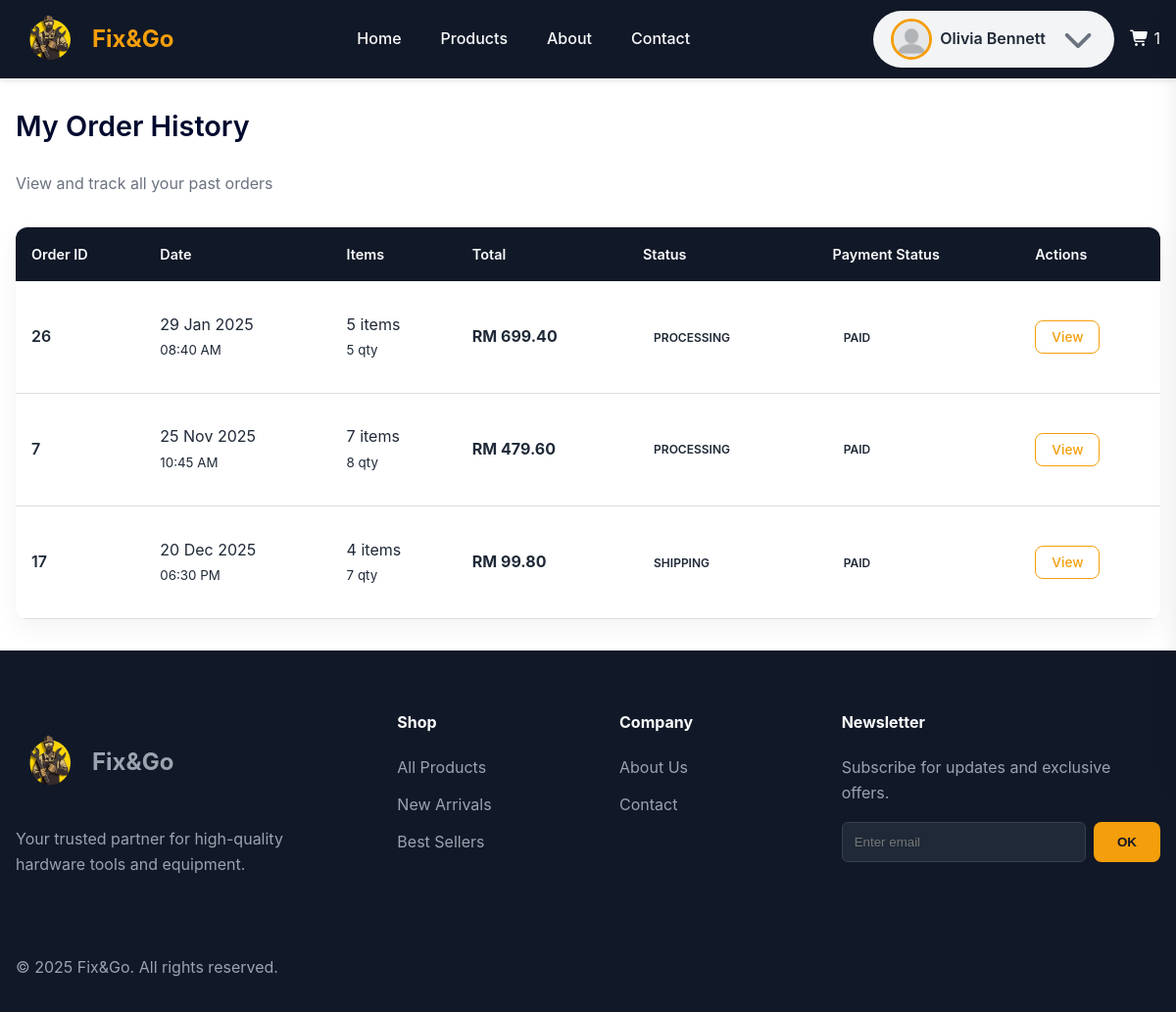
Before: /pages/order/member-order-history.php (signed in) with the older database file.
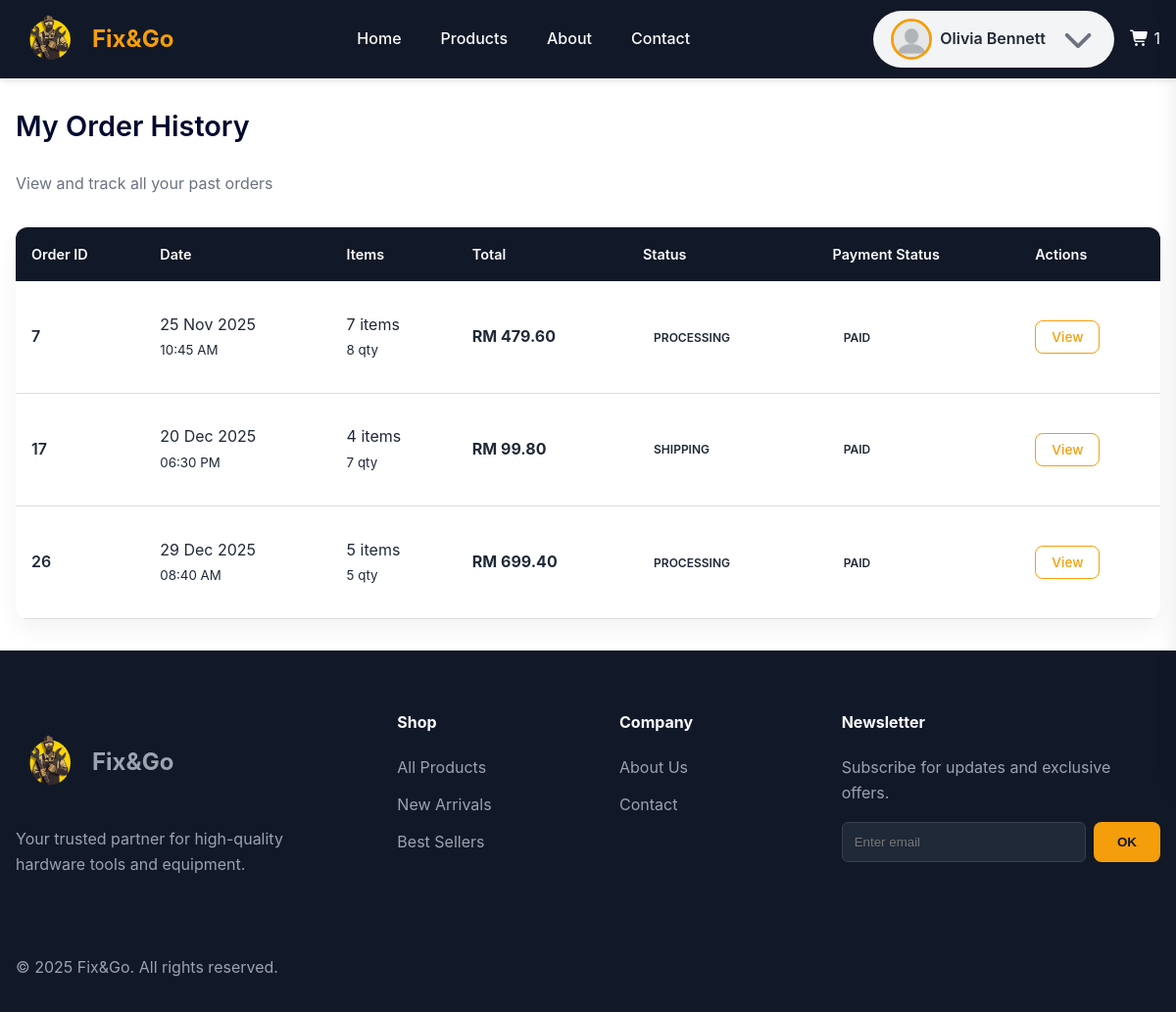
After: the same page with the newer database file.
### tables this page shows
CREATE TABLE `orders` (
  `order_id` int(11) NOT NULL,
  `user_id` varchar(12) DEFAULT NULL,
  `order_at` timestamp NOT NULL DEFAULT current_timestamp(),
  `deliver_at` date DEFAULT NULL,
  `payment_status` enum('Pending','Paid','Failed','Refunded','Redeemed') NOT NULL,
  `status` enum('Pending','Processing','Shipping','Delivered','Cancelled') NOT NULL,
  `total_price` decimal(10,2) NOT NULL,
  `utilize_point` tinyint(1) NOT NULL DEFAULT 0,
  `address_id` int(11) NOT NULL
);

### _base.php (called while the page is built, shortened)
<?php
$rootDir = 'http://' . $_SERVER['HTTP_HOST'];
$pathPrefix = (strpos($_SERVER['SCRIPT_NAME'], '/FixAndGo_Web') === 0) ? '/FixAndGo_Web' : '';
function homePageURL()
{
    global $rootDir;
    $homelink = $rootDir . "/index.php";
    if (temp('USER_ROLE') === 'Member') {
        $homelink = $rootDir . '/pages/member/memberHome.php';
    }
    return $homelink;
}
function temp($key, $value = null)
{
    if ($value !== null) {
        $_SESSION["temp_$key"] = $value;
    } else {
        $value = $_SESSION["temp_$key"] ?? null;
        return $value;
    }
}
$host = 'localhost';
$username = 'root';
$password = '';
$dbname = 'fixandgo_db';
try {
    $_db = new PDO("mysql:host=$host;dbname=$dbname", $username, $password, [
        PDO::ATTR_DEFAULT_FETCH_MODE => PDO::FETCH_OBJ,
        PDO::ATTR_EMULATE_PREPARES   => false,
    ]);
} catch (PDOException $err) {
    die("Connection failed: " . $err->getMessage());
}
function getUserProfilePicture($userId)
{
    global $_db;
    global $pathPrefix;
    $defaultPath = $pathPrefix . "/images/profile/default_profile_picture.webp";
    try {
        $stmt = $_db->prepare("SELECT file_path FROM profilepicture WHERE user_id = ?");
        $stmt->execute([$userId]);
        $result = $stmt->fetch();
    } catch (Exception $e) {
        error_log("Profile picture error for user $userId: " . $e->getMessage());
    }
    return $defaultPath;
}

### config/authorization.php (called while the page is built, shortened)
<?php
function enforce_authorization(): void
{
    global $rootDir, $pathPrefix;
    $role = temp('USER_ROLE') ?? 'Guest';
    $pathPrefix = $pathPrefix ?? '';
    if ($role === 'Member') {
        return;
    }
    exit();
}

### DAO/order-dao.php (called while the page is built, shortened)
<?php
function getMemberOrderHistory($id)
{
    global $_db;
    try {
        $sql = "SELECT
                    o.order_id,
                    DATE_FORMAT(o.order_at, '%d %b %Y') AS order_date,
                    DATE_FORMAT(o.order_at, '%h:%i %p') AS order_time,
                    o.total_price,
                    o.payment_status,
                    o.status,
                    COUNT(DISTINCT oi.product_id) AS total_items,
                    SUM(oi.qty) AS total_quantity
                FROM orders o
                LEFT JOIN orderitem oi ON o.order_id = oi.order_id
                LEFT JOIN payment p ON o.order_id = p.order_id
                LEFT JOIN address a ON o.address_id = a.address_id
                WHERE o.user_id = ?
                GROUP BY o.order_id
                ORDER BY o.order_at ASC";
        $stmt = $_db->prepare($sql);
        $stmt->execute([$id]);
        return $stmt->fetchAll(PDO::FETCH_OBJ);
    } catch (PDOException $e) {
        error_log("Get Member Order History Error: " . $e->getMessage());
        return false;
    }
}

### controller/order-controller.php (called while the page is built, shortened)
<?php
require_once  __DIR__ . '/../_base.php';
require __DIR__ . '/../DAO/order-dao.php';
function getOrderHistoryMember($id)
{
    return getMemberOrderHistory($id);
}

### pages/order/member-order-history.php (the view, shortened to what this page needs)
<?php
require "../../_base.php";
include  "../../_head.php";
require '../../controller/order-controller.php';
$user_id = temp('USER_ID');
$orders = getOrderHistoryMember($user_id);
?>
<link rel="stylesheet" href="../../css/msg.css">
<link rel="stylesheet" href="../../css/member-order-history.css">
<main class="main-container member-orders">
    <div class="page-header">
        <h1 class="page-title">My Order History</h1>
        <p class="page-subtitle">View and track all your past orders</p>
    </div>
    <div class="table-container">
        <table class="orders-table">
            <thead>
                <tr>
                    <th>Order ID</th>
                    <th>Date</th>
                    <th>Items</th>
                    <th>Total</th>
                    <th>Status</th>
                    <th>Payment Status</th>
                    <th>Actions</th>
                </tr>
            </thead>
            <tbody>
                <?php if (!empty($orders) && is_array($orders)): ?>
                    <?php foreach ($orders as $order): ?>
                        <tr class="order-row">
                            <td class="order-id">
                                <?= htmlspecialchars($order->order_id) ?>
                            </td>
                            <td>
                                <?= htmlspecialchars($order->order_date) ?><br>
                                <small><?= htmlspecialchars($order->order_time) ?></small>
                            </td>
                            <td>
                                <?= (int)$order->total_items ?> items<br>
                                <small><?= (int)$order->total_quantity ?> qty</small>
                            </td>
                            <td class="price-total">
                                RM <?= number_format($order->total_price, 2) ?>
                            </td>
                            <td>
                                <span class="status <?= strtolower($order->status) ?>">
                                    <?= htmlspecialchars($order->status) ?>
                                </span>
                            </td>
                            <td>
                                <span class="status <?= strtolower($order->payment_status) ?>">
                                    <?= htmlspecialchars($order->payment_status) ?>
                                </span>
                            </td>
                            <td class="actions">
                                <a href="member-order-detail.php?id=<?= $order->order_id ?>"
                                    class="btn-view">View</a>
                            </td>
                        </tr>
                    <?php endforeach; ?>
                <?php endif; ?>
            </tbody>
        </table>
    </div>
</main>
<?php include '../../_foot.php'; ?>

### _head.php (shortened to what this page needs)
<?php
require_once __DIR__ . '/config/authorization.php';
?>
<!DOCTYPE html>
<html lang="en">
<head>
    <link rel="stylesheet" href="<?= $rootDir ?>/css/style.css">
    <link rel="stylesheet" href="<?= $rootDir ?>/css/responsive.css">
    <link rel="stylesheet" href="https://cdnjs.cloudflare.com/ajax/libs/font-awesome/7.0.1/css/all.min.css">
</head>
<body>
    <header>
        <div class="container flex justify-between">
            <a href="<?= homePageURL() ?>" class="logo" data-link="home">
                <img src="<?= $rootDir ?>/images/logo.png" alt="Logo" style="width: 70px; height: 90px;" />
                Fix&Go
            </a>
            <nav class="desktop-nav">
                <ul class="flex">
                    <li><a href="<?= homePageURL() ?>">Home</a></li>
                    <li><a href="<?= $rootDir ?>/pages/product/product-list.php">Products</a></li>
                    <li><a href="<?= $rootDir ?>/pages/guest/aboutUs.php">About</a></li>
                    <li><a href="<?= $rootDir ?>/pages/guest/contactUs.php">Contact</a></li>
                </ul>
            </nav>
            <div class="profile-wrapper">
                <?php if (temp('USER_ID')): ?>
                    <div class="profile-icon logged-in" id="profileIcon">
                        <img src="<?= $rootDir . getUserProfilePicture(temp('USER_ID')) ?>"
                            alt="Profile"
                            class="profile-picture" />
                        <span class="username"><?= htmlspecialchars(temp('USER_NAME') ?? 'User') ?></span>
                        <i class="fa-solid fa-chevron-down dropdown-arrow"></i>
                    </div>
                <?php endif; ?>
                <?php
                $current_page = basename($_SERVER['PHP_SELF']);
                $is_cart_page = ($current_page === 'cart.php');
                ?>
                <?php if (!$is_cart_page): ?>
                    <div class="cart-icon <?= $userRole ?>" id="cartIcon">
                        <i class="fa-solid fa-cart-shopping"></i>
                        <span class="cart-count" id="cartCount" data-count="<?= (int)$cart_count ?>">0</span>
                    </div>
                <?php endif; ?>
            </div>
    </header>
</body>

### _foot.php
<footer>
    <div class="container">
        <div class="footer-grid">
            <div class="footer-col">
                <a href="#" class="logo" style="margin-bottom: 1rem; display: flex;">
                    <img src="<?= $rootDir ?>/images/logo.png" alt="Logo" style="width: 70px; height: 100px;" />
                    Fix&Go
                </a>
                <p>Your trusted partner for high-quality hardware tools and equipment.</p>
            </div>
            <div class="footer-col">
                <h4>Shop</h4>
                <ul>
                    <li><a href="#">All Products</a></li>
                    <li><a href="#">New Arrivals</a></li>
                    <li><a href="#">Best Sellers</a></li>
                </ul>
            </div>
            <div class="footer-col">
                <h4>Company</h4>
                <ul>
                    <li><a href="<?= $rootDir ?>/pages/guest/aboutUs.php">About Us</a></li>
                    <li><a href="<?= $rootDir ?>/pages/guest/contactUs.php">Contact</a></li>
                </ul>
            </div>
            <div class="footer-col">
                <h4>Newsletter</h4>
                <p>Subscribe for updates and exclusive offers.</p>
                <form class="newsletter-form" onsubmit="event.preventDefault(); alert('Subscribed!');">
                    <input type="email" placeholder="Enter email" required>
                    <button type="submit" class="btn btn-primary">OK</button>
                </form>
            </div>
        </div>
        <div class="copyright">
            &copy; 2025 Fix&Go. All rights reserved.
        </div>
    </div>
</footer>

### css/style.css (style rules this page uses)
:root { --primary-color: #f59e0b; --primary-hover: #d97706; --primary-dark: #000a2e; --bg-dark: #111827; --bg-card: #f3f4f6; --text-light: #f9fafb; --text-color: #1f2937; --text-muted: #6b7280; --border-color: #ddd; --error-color: #e74c3c; --success-color: #2ecc71; --spacing-unit: 1rem; --container-width: 1500px; --header-height: 80px; }
* { box-sizing: border-box; margin: 0; padding: 0; }
body { font-family: "Inter", -apple-system, BlinkMacSystemFont, "Segoe UI", Roboto, Oxygen, Ubuntu, Cantarell, "Open Sans", "Helvetica Neue", sans-serif; line-height: 1.6; color: var(--text-dark); background-color: #ffffff; }
.container { max-width: var(--container-width); margin: 0 auto; padding: 0 var(--spacing-unit); }
.flex { display: flex; align-items: center; }
.justify-between { justify-content: space-between; }
h1, h2, h3, h4 { line-height: 1.2; margin-bottom: 1rem; }
h1 { font-size: 3.5rem; font-weight: 800; }
p { margin-bottom: 1rem; }
.btn { display: inline-block; padding: 0.75rem 1.5rem; border-radius: 0.5rem; font-weight: 600; text-decoration: none; transition: all 0.3s ease; cursor: pointer; border: none; }
.btn-primary { background-color: var(--primary-color); color: var(--bg-dark); }
header { background-color: #111827; color: #f9fafb; height: var(--header-height); position: sticky; top: 0; z-index: 1000; box-shadow: 0 4px 6px -1px rgba(0, 0, 0, 0.1); }
header .container { height: 100%; }
.logo { font-size: 1.5rem; font-weight: 700; color: var(--primary-color); text-decoration: none; display: flex; align-items: center; gap: 0.5rem; }
.desktop-nav ul { gap: 2.5rem; list-style: none; }
.desktop-nav a { color: #f9fafb; text-decoration: none; font-weight: 500; transition: color 0.3s; }
footer { background-color: #111827; color: #9ca3af; padding: 4rem 0 2rem; }
.footer-grid { display: grid; grid-template-columns: 2fr 1fr 1fr 2fr; gap: 4rem; margin-bottom: 4rem; }
.footer-col h4 { color: #f9fafb; margin-bottom: 1.5rem; }
.footer-col ul { list-style: none; }
.footer-col li { margin-bottom: 0.75rem; }
.footer-col a { color: #9ca3af; text-decoration: none; transition: color 0.2s; }
.newsletter-form { display: flex; gap: 0.5rem; }
.newsletter-form input { flex: 1; padding: 0.75rem; border-radius: 0.375rem; border: 1px solid #374151; background-color: #1f2937; color: #f9fafb; }
.profile-wrapper { position: relative; display: flex; align-items: center; justify-content: space-between; width: auto; gap: 1rem; }
.profile-icon { display: flex; align-items: center; gap: 8px; padding: 0.35rem 1rem; background: var(--bg-card); border: 2px solid transparent; border-radius: 50px; cursor: pointer; font-weight: 600; color: var(--text-color); transition: all 0.3s ease; white-space: nowrap; }
.profile-picture { width: 42px; height: 42px; border-radius: 50%; object-fit: cover; border: 3px solid var(--primary-color); }
.profile-icon i { font-size: 1.9rem; color: var(--text-muted); }
.username { max-width: 110px; overflow: hidden; text-overflow: ellipsis; }
.dropdown-arrow { font-size: 0.8rem; margin-left: 6px; transition: transform 0.3s ease; color: var(--text-muted); }

Changed rows visible on the page:
changed orders id 26: order_date "29 Jan 2025" → "29 Dec 2025"; moves down the list
